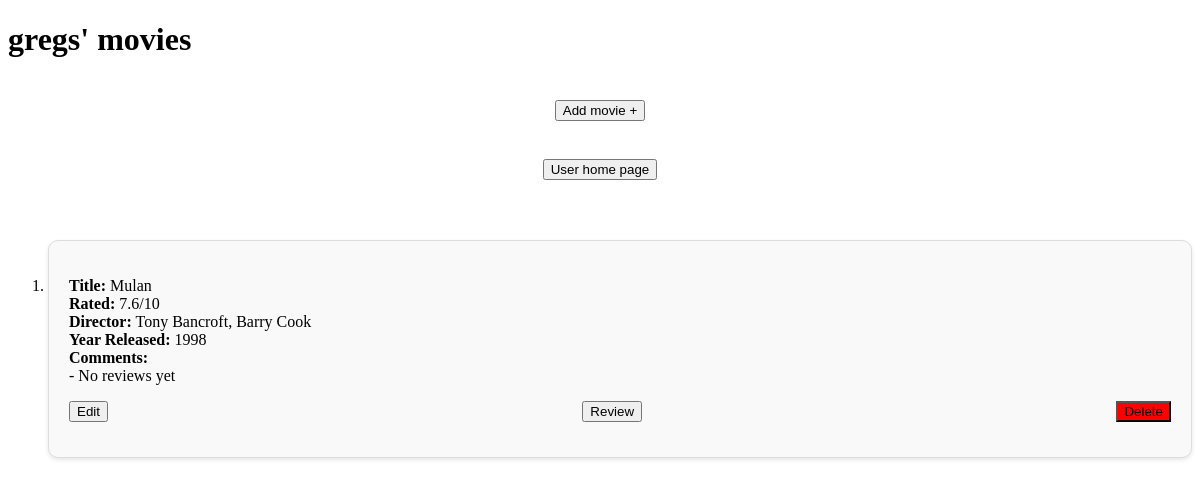
The page /users/4 on the database its author committed.
### Models.py (models this page shows)
class User(db.Model):
    __tablename__ = "users"
    user_id = db.Column(db.Integer, primary_key=True)
    name = db.Column(db.String(50))  # Foreign key
    movie_ids = db.Column(db.String, nullable=True)

class Movie(db.Model):
    __tablename__ = "movies"
    id = db.Column(db.Integer, primary_key=True)
    title = db.Column(db.String(50), unique=True)
    director = db.Column(db.String(50))
    year = db.Column(db.Integer)
    rating = db.Column(db.String(10))

### app.py (the view)
@app.route("/users/<int:user_id>", methods=['GET'])
def user_movies(user_id):
    movies = data_manager.get_user_movies(user_id)
    if movies is None:
        movies = [{"title": "placeholder",
                   "rating": "0/0",
                   "director": "placeholder",
                   "year": "0",
                   "reviews": ["""I will go away after you add a movie"""]}]
    user_list = data_manager.get_all_users()
    user = [user for user in user_list if user['id'] == user_id]
    try:
        user = user[0]
        return render_template("users_movies.html", movies=movies, user=user)
    except IndexError:
        return route_not_found()

### datamanager/sql_data_manager.py (called while the page is built)
def movie_sql_to_app_formatter(data, reviews=None):
    movie_dict = {'id': data.id, 'title': data.title,
                  'director': data.director, 'year': data.year,
                  'rating': data.rating,
                  'reviews': reviews}
    return movie_dict

    def get_all_users(self):
        all_users = self.Users.query.all()
        user_list = []
        for user in all_users:
            user_list.append({"id": user.user_id, "name": user.name})
        return user_list

### templates/users_movies.html (shortened to what this page needs)
<!DOCTYPE html>
<html lang="en">
<head>
    <link rel="stylesheet" href="/static/style.css">
</head>
<body>
  <h1 class="page-title">{{ user['name'] }}s' movies</h1>
  <div class="user-list">
      <form action="/users/{{ user['id'] }}/add_movie" class="add-form">
          <button class="add-button" type="submit">Add movie +</button>
      </form>
      <br>
      <form action="/users" class="add-form">
          <button class="add-button" type="submit">User home page</button>
      </form>
  </div>
  <ul class="movie-list">
    {% for item in movies %}
    <li class="movie-item" type="1">
        <div class="movie-details">
            <p>
                <strong>Title:</strong> {{ item['title'] }}<br>
                <strong>Rated:</strong> {{ item['rating'] }}<br>
                <strong>Director:</strong> {{ item['director'] }}<br>
                <strong>Year Released:</strong> {{ item['year'] }}<br>
                <strong>Comments:</strong>
                {% for review in item['reviews'] %}
                <br>- {{ review }}
                {% endfor %}
            </p>
            <div class="movie-actions">
                <form action="/users/{{ user['id'] }}/update_movie/{{ item['id'] }}">
                    <button class="edit-button">Edit</button>
                </form>
                <form action="/users/{{ user['id'] }}/review_movie/{{ item['id'] }}" method="GET">
                    <button class="review-button">Review</button>
                </form>
                <form action="/users/{{ user['id'] }}/delete_movie/{{ item['id'] }}">
                    <button style="background-color:red" class="delete-button">Delete</button>
                </form>
            </div>
        </div>
    </li>
    {% endfor %}
</ul>
</body>
</html>

### static/style.css (style rules this page uses)
.user-list { display: flex; flex-direction: column; align-items: center; padding: 20px; }
.add-form { margin-bottom: 20px; }
.movie-item { background-color: #f9f9f9; border: 1px solid #ddd; border-radius: 10px; box-shadow: 0 2px 4px rgba(0, 0, 0, 0.1); margin: 20px 0; padding: 20px; transition: transform 0.2s, box-shadow 0.2s; }
.movie-details { margin-bottom: 15px; }
.movie-actions { display: flex; justify-content: space-between; align-items: center; }

### rows shown on the page
User: name "greg"
Movie: title "Mulan", rating "7.6/10", director "Tony Bancroft, Barry Cook", year "1998", review "No reviews yet"
